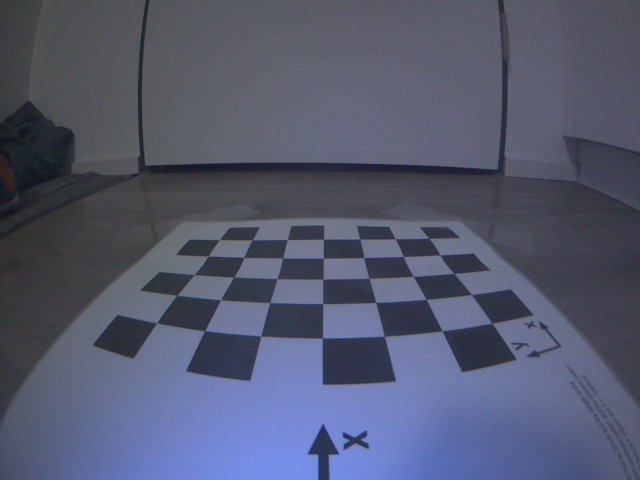
#> input picture calibration/calib_000.png, 640 x 480 px; its folder holds only this picture in this run
$ python calibrate_intrinsics.py calibration/calib_000.png
#> lines starting #> are read from the running program, lines starting #| are printed output that depends on the picture
import cv2
import numpy as np
import yaml
import glob
import os
import sys

ROBOT_NAME = sys.argv[1] if len(sys.argv) > 1 else "entebot208"
IMAGE_FOLDER = "./calibration"    # folder with checkerboard screenshots
OUTPUT_FILE = f"./camera_intrinsic/{ROBOT_NAME}.yaml"

# Duckietown DB21J Checkerboard
CHECKERBOARD = (7, 5)      # inner corners
SQUARE_SIZE = 0.031        # 31 mm printed square size


def find_intrinsics():
    obj_points = []   # 3D points
    img_points = []   # 2D points

    objp = np.zeros((CHECKERBOARD[0] * CHECKERBOARD[1], 3), np.float32)
    objp[:, :2] = np.mgrid[0:CHECKERBOARD[0], 0:CHECKERBOARD[1]].T.reshape(-1, 2)
    objp *= SQUARE_SIZE

    images = glob.glob(os.path.join(IMAGE_FOLDER, "*.png")) + \
             glob.glob(os.path.join(IMAGE_FOLDER, "*.jpg"))

    if len(images) == 0:
        print("No images found in:", IMAGE_FOLDER)
        sys.exit(1)

    print(f"Found {len(images)} images, processing…")

    for fname in images:
        img = cv2.imread(fname)
#> img is the input picture: shape (480, 640, 3); mean B, G, R 111.4, 88.8, 84.1
        gray = cv2.cvtColor(img, cv2.COLOR_BGR2GRAY)
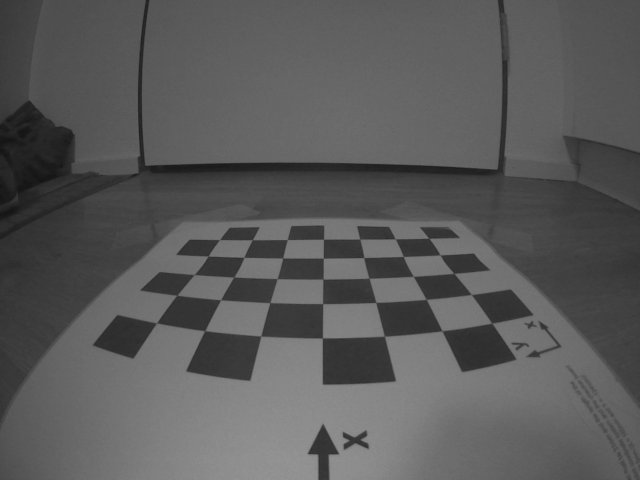
#> gray: shape (480, 640); min 18, max 151, mean 90

        ret, corners = cv2.findChessboardCorners(gray, CHECKERBOARD, None)
#> ret = True; corners = 35 rows, first 8: [219.5, 239.6], [252.4, 239.5], [287.4, 239.5], [323.5, 239.4], [359.8, 239.2], [395, 238.8], [428.7, 238.2], [208.2, 255.7]
        if ret:
            print(f"✔ Checkerboard detected: {fname}")

            corners = cv2.cornerSubPix(
                gray, corners, (11, 11), (-1, -1),
                (cv2.TERM_CRITERIA_EPS + cv2.TERM_CRITERIA_MAX_ITER, 30, 0.1)
            )
#> corners = 35 rows, first 8: [219.4, 239.6], [252.4, 239.6], [287.2, 239.6], [323.5, 239.2], [359.8, 239.1], [395.3, 238.8], [426.6, 235.1], [208.1, 256]

            obj_points.append(objp)
            img_points.append(corners)
        else:
            print(f"✖ No checkerboard in: {fname}")

    if len(obj_points) < 3:
        print("Need at least 3 valid images for calibration.")
#> (the run stopped early here; a loop or call above may not have finished)
